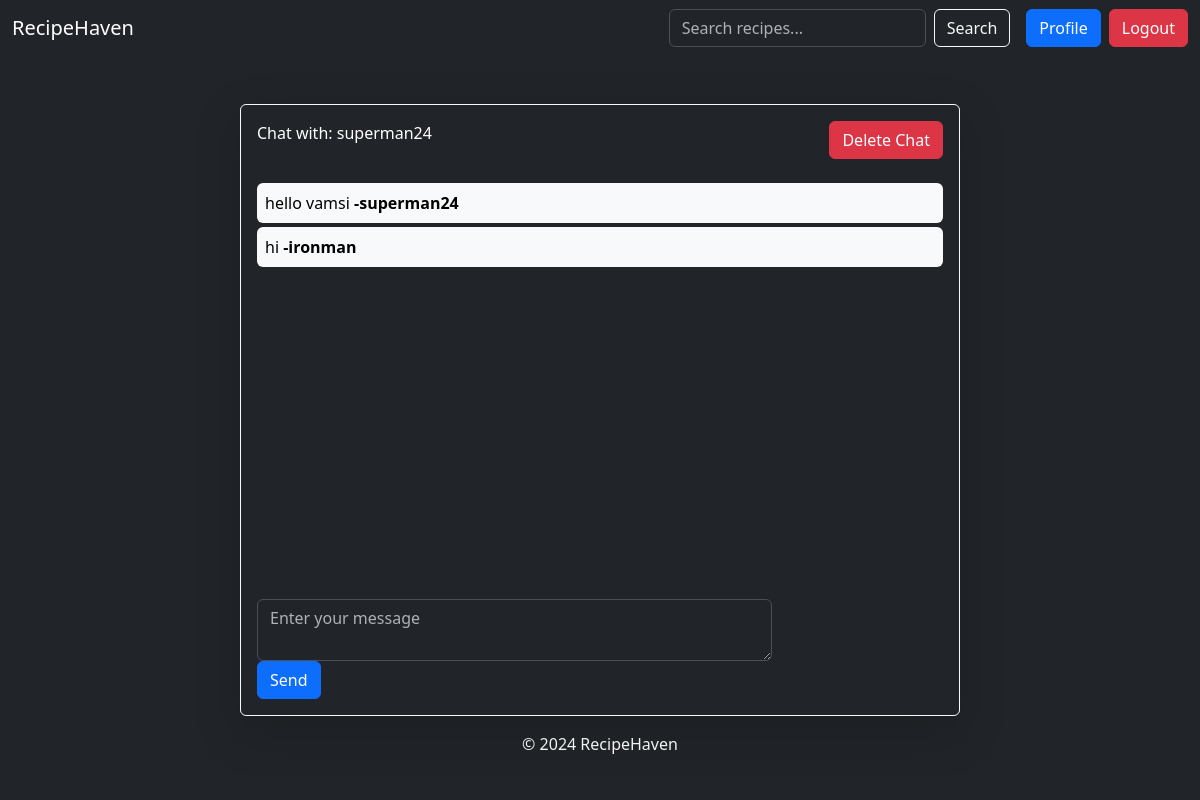
The page /superman24/chat_room/ (signed in) on the database its author committed.
### recipes/models.py (models this page shows, shortened)
class Message(models.Model):
    room = models.ForeignKey(Room, on_delete=models.CASCADE)
    sender = models.CharField(max_length=255)
    message = models.TextField()

### recipes/views.py (the view)
# urls.py: path("<str:user_username>/chat_room/", views.chat_room, name="chat_room"),
@login_required
def chat_room(request, user_username):
    current_user_username = request.user.username
    other_user_username = user_username
    room_name = "_".join(sorted([current_user_username, other_user_username]))
    other_user = get_object_or_404(User, username=user_username)
    if other_user == request.user:
        return redirect("chat_home")
    try:
        get_room = Room.objects.get(room_name=room_name)
    except Room.DoesNotExist:
        new_room = Room(room_name=room_name)
        new_room.save()
        get_room = Room.objects.get(room_name=room_name)
    messages = Message.objects.filter(room=get_room)
    context = {
        "room_name": room_name,
        "other_user": other_user,
        "current_user": request.user,
        "messages": messages,
    }
    return render(request, "chat/chat_room.html", context)

### recipes/templates/chat/chat_room.html (shortened to what this page needs)
{% extends "layout.html" %} {% block content %}
<div class="container mt-5">
  <div class="row justify-content-center">
    <div class="col-lg-8">
      <div class="card bg-dark text-white border-light shadow-lg">
        <div class="card-body">
          <div class="d-flex justify-content-between mb-4">
            <p class="card-title text-center">
              Chat with: {{ other_user.username }}
            </p>
            <a href="{% url "delete_room" room_name %}" class="btn btn-danger">Delete Chat</a>
          </div>
          <div
            class="chat-log mb-3"
            id="chat-log"
            style="height: 400px; overflow-y: auto"
          >
            {% for message in messages %}
            <div
              class="message {% if message.sender == user %}text-right{% endif %}"
            >
              <p
                class="mb-1 text-black {% if message.sender == user %}bg-primary text-white p-2 rounded{% else %}bg-light p-2 rounded{% endif %}"
              >
                {{ message.message }} <strong>-{{ message.sender }}</strong>
              </p>
            </div>
            {% endfor %}
          </div>
          <form id="message-form" method="POST" class="form-inline">
            <div class="form-group mr-2 w-75">
              <textarea
                id="msg"
                name="message"
                class="form-control w-100"
                rows="2"
                placeholder="Enter your message"
                required
              ></textarea>
            </div>
            <button class="btn btn-primary" type="submit">Send</button>
          </form>
        </div>
      </div>
    </div>
  </div>
</div>
{% endblock %}

### rows shown on the page
Message: message "hello vamsi", sender "superman24"
Message: message "hi", sender "ironman"

### other values the page prints
{{ other_user.username }} "superman24"
